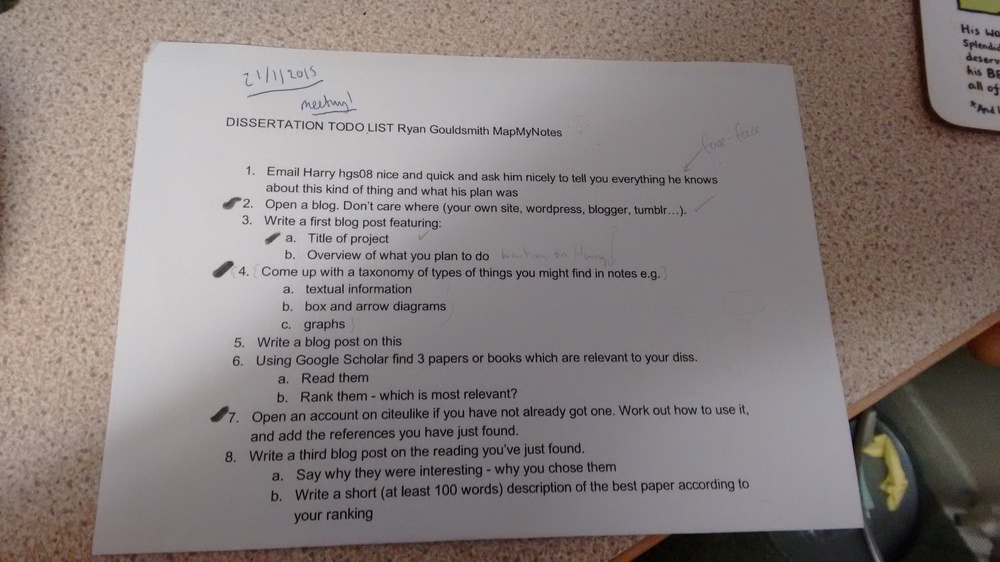
#> input picture tesseract_training_data/open_cv_image_extraction/IMG_20160126_164649138.jpg, 1000 x 562 px, shrunk from 3264 x 1836 before the run
$ python binary_image.py IMG_20160126_164649138.jpg
#> lines starting #> are read from the running program, lines starting #| are printed output that depends on the picture; after the words box and inside, x2 and y2 are one past the last pixel; in counts of white or black regions, pixels touching at a corner belong together
#!/usr/bin/env python
import cv2
import numpy as np
import sys
from matplotlib import pyplot as plt

# BASED ON THE TUTORIAL http://docs.opencv.org/master/d7/d4d/tutorial_py_thresholding.html#gsc.tab=0

img = cv2.imread(sys.argv[1],0)
#> img: shape (562, 1000); min 0, max 215, mean 129.9
older = cv2.medianBlur(img, 5)

kernel = np.ones((5,5),np.uint8)
older = cv2.erode(older,kernel,iterations = 1)


ret,thresh1 = cv2.threshold(older,127,255,cv2.THRESH_BINARY)
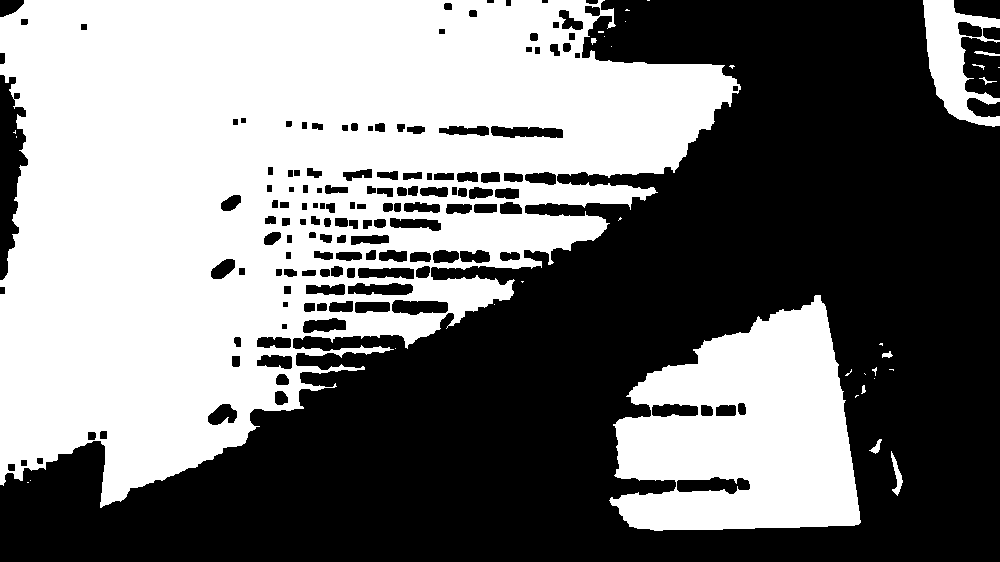
#> thresh1: shape (562, 1000); 47.1% white; 34 white regions (23 under 20 px), largest, box (x1, y1, x2, y2) and area: (0, 0, 741, 508) 219618, (609, 295, 861, 531) 39926, (923, 0, 1000, 127) 4726
ret,thresh2 = cv2.threshold(older,127,255,cv2.THRESH_BINARY_INV)
ret,thresh3 = cv2.threshold(older,127,255,cv2.THRESH_TRUNC)
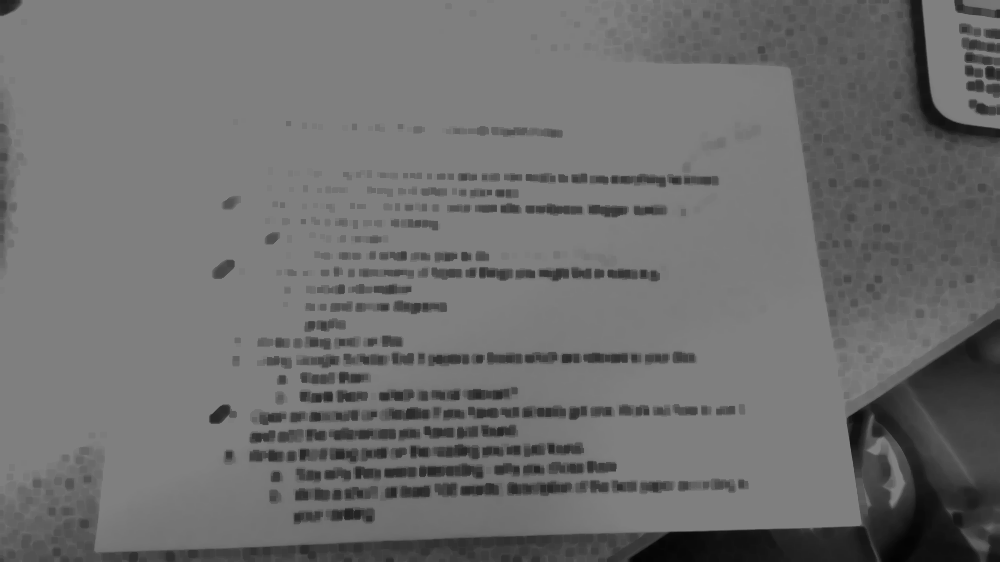
#> thresh3: shape (562, 1000); min 3, max 127, mean 109.8
ret,thresh4 = cv2.threshold(older,127,255,cv2.THRESH_TOZERO)
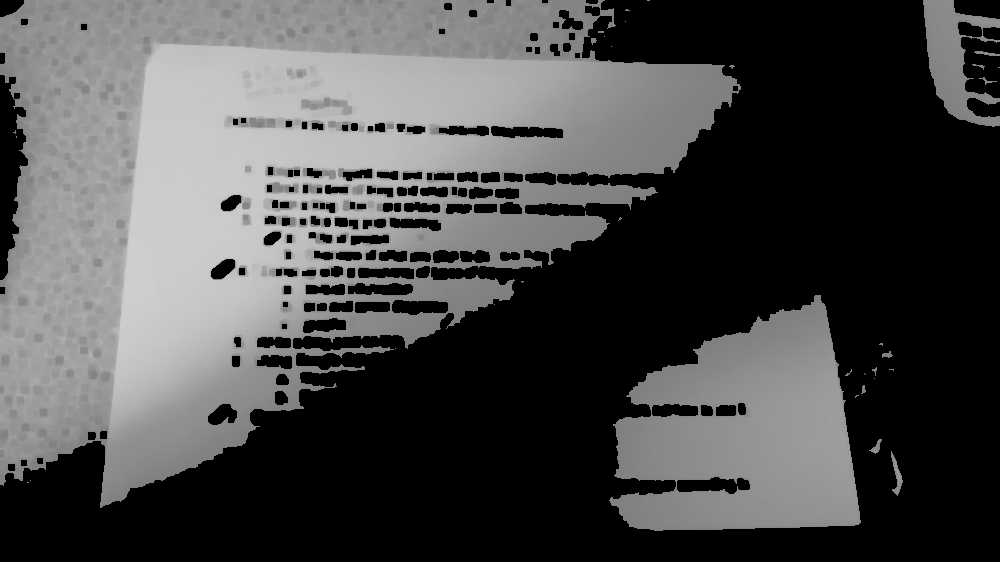
#> thresh4: shape (562, 1000); min 0, max 207, mean 74.6
ret,thresh5 = cv2.threshold(older,127,255,cv2.THRESH_TOZERO_INV)
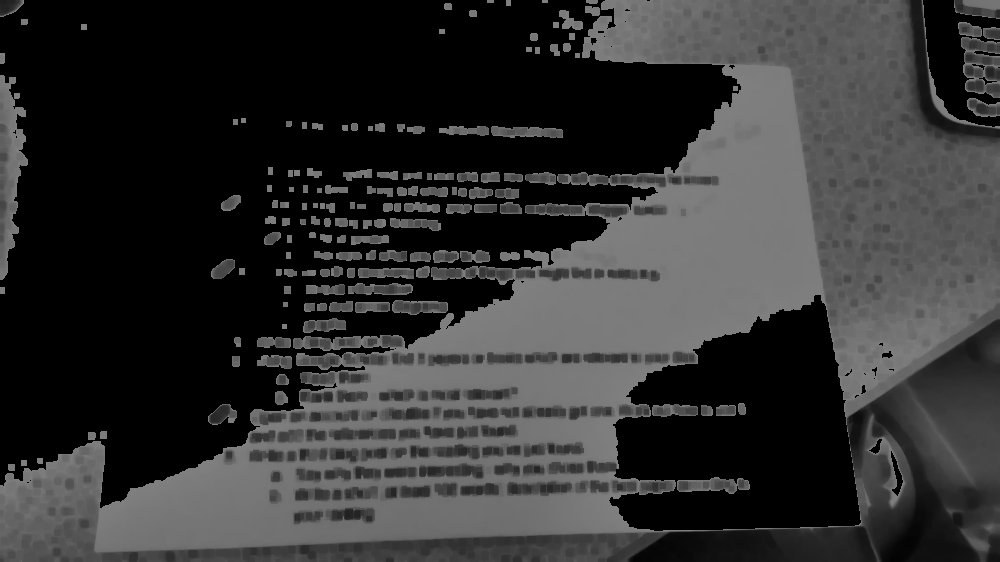
#> thresh5: shape (562, 1000); min 0, max 127, mean 49.9

thresh6 = cv2.adaptiveThreshold(older,255,cv2.ADAPTIVE_THRESH_MEAN_C, cv2.THRESH_BINARY, 9, 2)
#> thresh6: shape (562, 1000); 79.7% white; 2072 black regions (967 under 20 px), largest, box (x1, y1, x2, y2) and area: (85, 496, 642, 562) 4159, (846, 319, 1000, 524) 3600, (909, 0, 1000, 138) 1928

# SEEMS LIKE THE GOOD ONE
thresh7 = cv2.adaptiveThreshold(older, 255, cv2.ADAPTIVE_THRESH_GAUSSIAN_C, cv2.THRESH_BINARY, 23, 2)
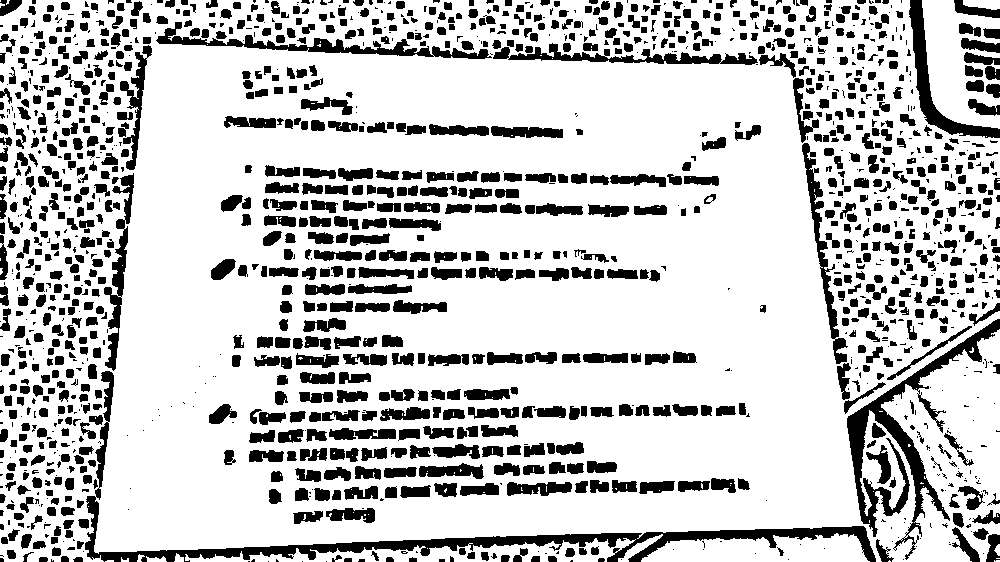
#> thresh7: shape (562, 1000); 77.8% white; 1535 black regions (518 under 20 px), largest, box (x1, y1, x2, y2) and area: (85, 371, 876, 562) 8856, (847, 319, 1000, 560) 5972, (156, 22, 492, 59) 2535

ret2, thresh8 = cv2.threshold(img, 0, 255, cv2.THRESH_BINARY+cv2.THRESH_OTSU)
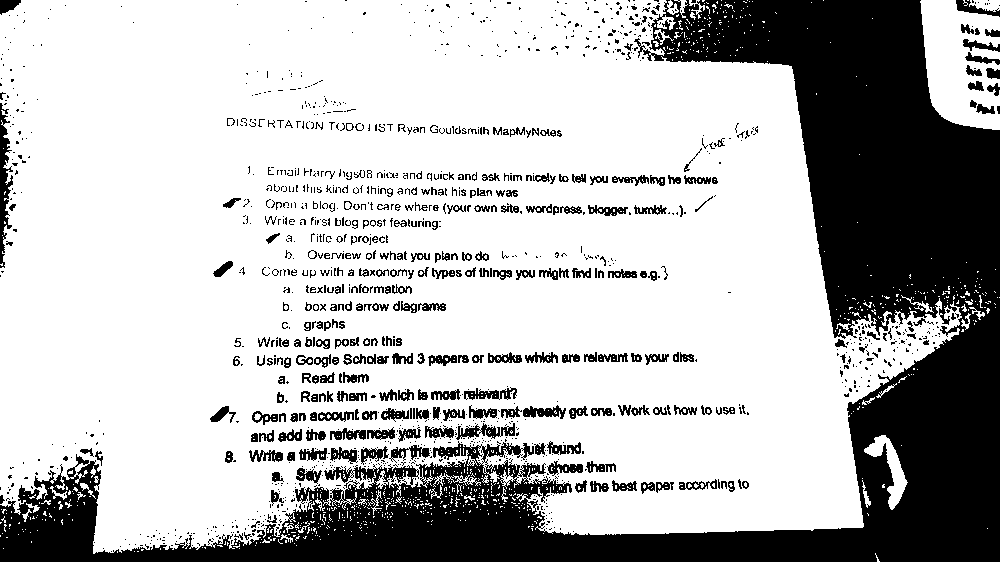
#> thresh8: shape (562, 1000); 72.1% white; 1330 black regions (1015 under 20 px), largest, box (x1, y1, x2, y2) and area: (0, 0, 1000, 562) 129076, (0, 103, 13, 268) 1049, (456, 423, 515, 440) 459
#> ret2 = 114

#blur = cv2.GaussianBlur(img, (3,3), 0)
ret3, thresh9 = cv2.threshold(older, 127,255,cv2.ADAPTIVE_THRESH_MEAN_C+ cv2.THRESH_BINARY+cv2.THRESH_OTSU)
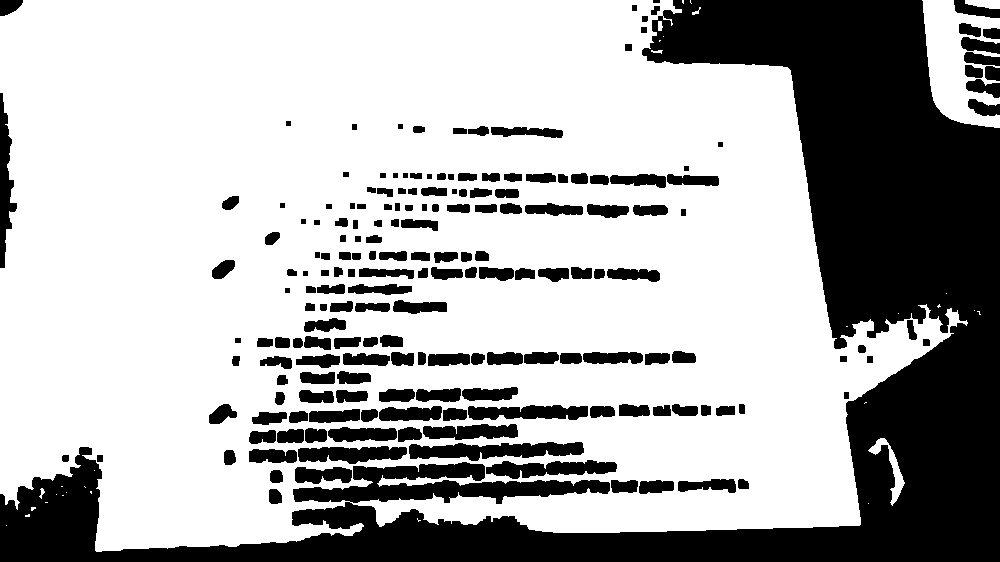
#> thresh9: shape (562, 1000); 68.6% white; 189 black regions, largest, box (x1, y1, x2, y2) and area: (0, 0, 1000, 562) 131111, (409, 442, 584, 461) 2189, (486, 460, 617, 479) 1560
#> ret3 = 111


titles = ['Original Image','BINARY','BINARY_INV','TRUNC','TOZERO','TOZERO_INV', "adaptive mean", "Adaptive gaussian", "Otsu", "Otsu + Gaussian"]
images = [older, thresh1, thresh2, thresh3, thresh4, thresh5, thresh6, thresh7, thresh8, thresh9]
"""
for i in xrange(10):
  plt.subplot(2,5,i+1),plt.imshow(images[i],'gray')
  plt.title(titles[i])
  plt.xticks([]),plt.yticks([])

plt.show()
"""

#cv2.imshow("image", thresh7)

cv2.imwrite("image_test.tif", thresh7)

#cv2.waitKey(0)
#cv2.destroyAllWindows()

$ run again, on tesseract_training_data/open_cv_image_extraction/IMG_20160209_102241409.jpg
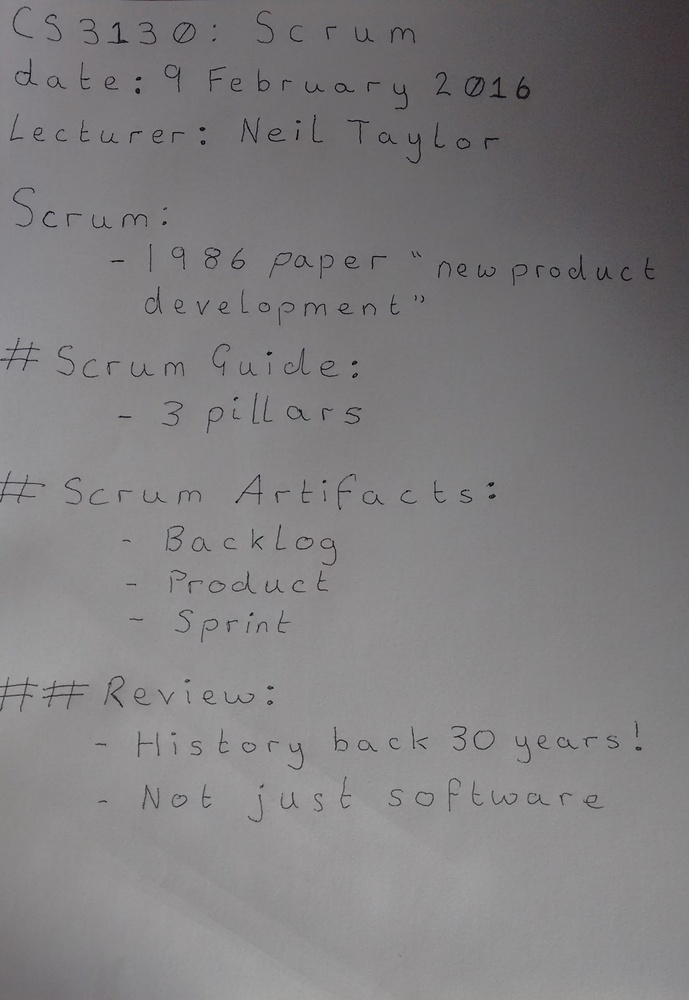
#> input picture tesseract_training_data/open_cv_image_extraction/IMG_20160209_102241409.jpg, 689 x 1000 px, shrunk from 1779 x 2583 before the run
#> `ret,thresh1 = cv2.threshold(older,127,255,cv2.THRESH_BINARY)`:
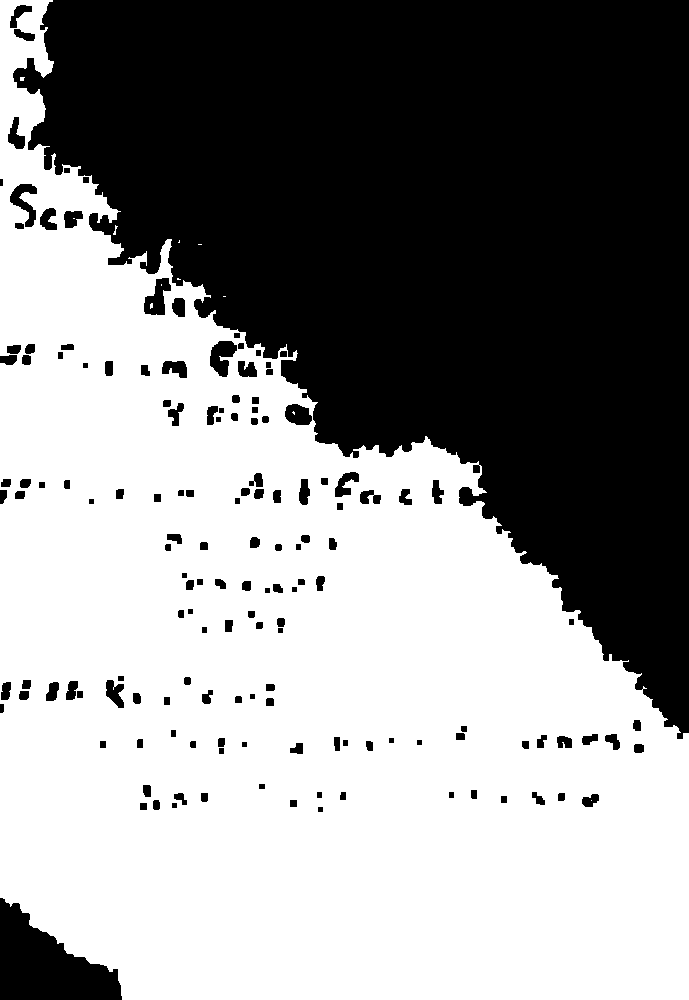
#> thresh1: shape (1000, 689); 56.1% white; 150 black regions, largest, box (x1, y1, x2, y2) and area: (13, 0, 689, 739) 281976, (0, 898, 122, 1000) 7182, (210, 341, 237, 377) 612
#> thresh6: shape (1000, 689); 96.2% white; 903 black regions (433 under 20 px), largest, box (x1, y1, x2, y2) and area: (514, 82, 532, 101) 254, (122, 0, 199, 3) 222, (297, 348, 307, 372) 172
#> thresh7: shape (1000, 689); 95.9% white; 790 black regions (351 under 20 px), largest, box (x1, y1, x2, y2) and area: (514, 82, 532, 101) 274, (122, 0, 199, 3) 224, (41, 209, 57, 230) 176
#> thresh8: shape (1000, 689); 73% white; 531 black regions (376 under 20 px), largest, box (x1, y1, x2, y2) and area: (107, 0, 689, 606) 171096, (0, 940, 70, 1000) 2189, (42, 681, 89, 709) 225
#> ret2 = 116
#> `ret3, thresh9 = cv2.threshold(older, 127,255,cv2.ADAPTIVE_THRESH_MEAN_..`:
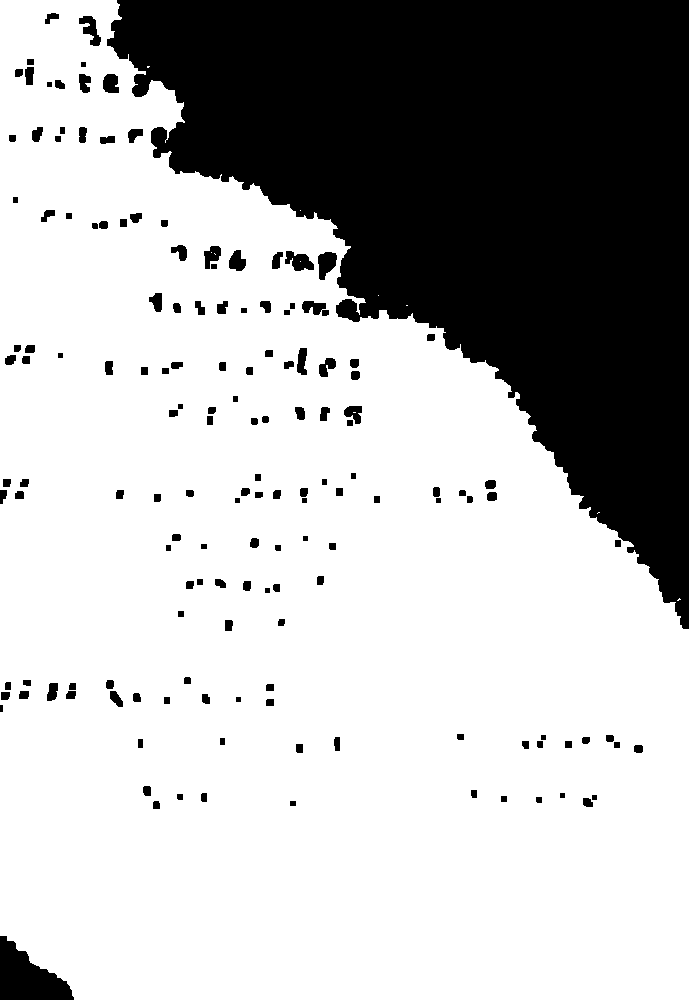
#> thresh9: shape (1000, 689); 70.9% white; 155 black regions, largest, box (x1, y1, x2, y2) and area: (107, 0, 689, 629) 186547, (0, 936, 74, 1000) 2763, (318, 252, 337, 280) 369
#> ret3 = 117

$ run again, on tesseract_training_data/open_cv_image_extraction/TestOtsuImg.jpg
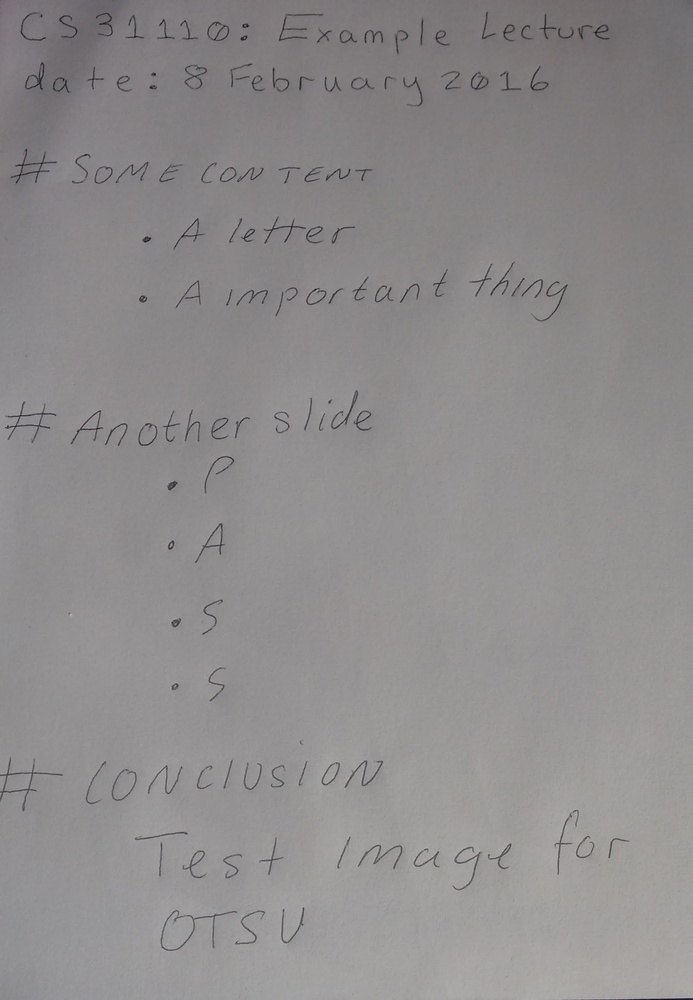
#> input picture tesseract_training_data/open_cv_image_extraction/TestOtsuImg.jpg, 693 x 1000 px, shrunk from 1694 x 2443 before the run
#> `ret,thresh1 = cv2.threshold(older,127,255,cv2.THRESH_BINARY)`:
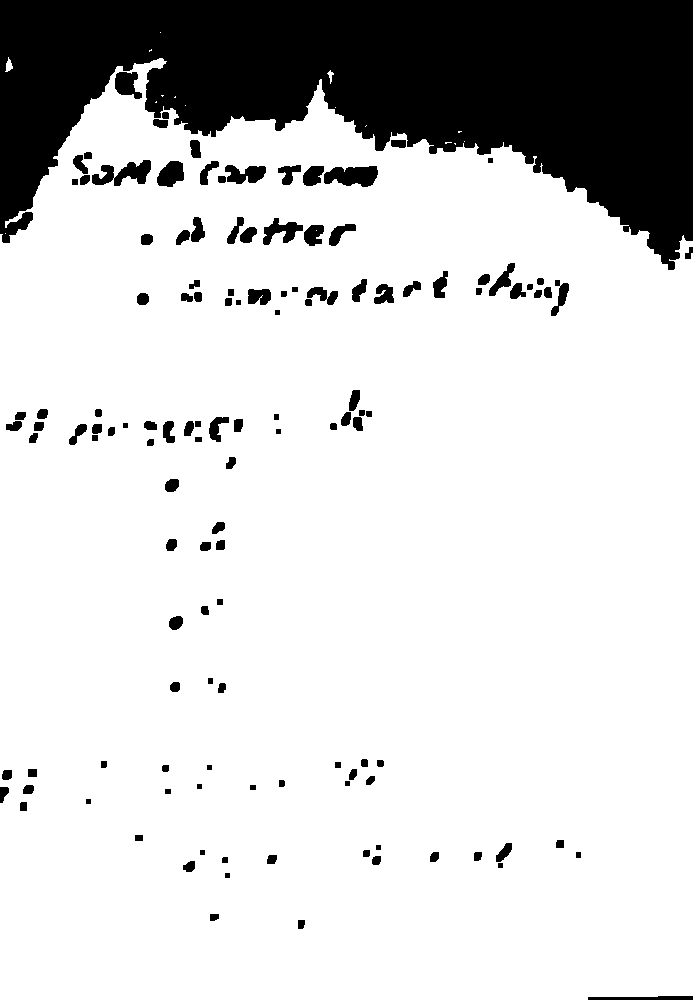
#> thresh1: shape (1000, 693); 82.5% white; 130 black regions, largest, box (x1, y1, x2, y2) and area: (0, 0, 693, 270) 105458, (324, 166, 378, 187) 847, (92, 160, 151, 186) 820
#> thresh6: shape (1000, 693); 96.2% white; 704 black regions (318 under 20 px), largest, box (x1, y1, x2, y2) and area: (580, 996, 693, 1000) 357, (239, 912, 258, 946) 277, (495, 842, 513, 870) 234
#> thresh7: shape (1000, 693); 95.9% white; 582 black regions (227 under 20 px), largest, box (x1, y1, x2, y2) and area: (580, 996, 693, 1000) 357, (239, 912, 258, 946) 309, (157, 842, 165, 879) 245
#> thresh8: shape (1000, 693); 67.7% white; 876 black regions (810 under 20 px), largest, box (x1, y1, x2, y2) and area: (0, 0, 693, 390) 210928, (172, 408, 231, 462) 1127, (136, 410, 181, 457) 604
#> ret2 = 136
#> `ret3, thresh9 = cv2.threshold(older, 127,255,cv2.ADAPTIVE_THRESH_MEAN_..`:
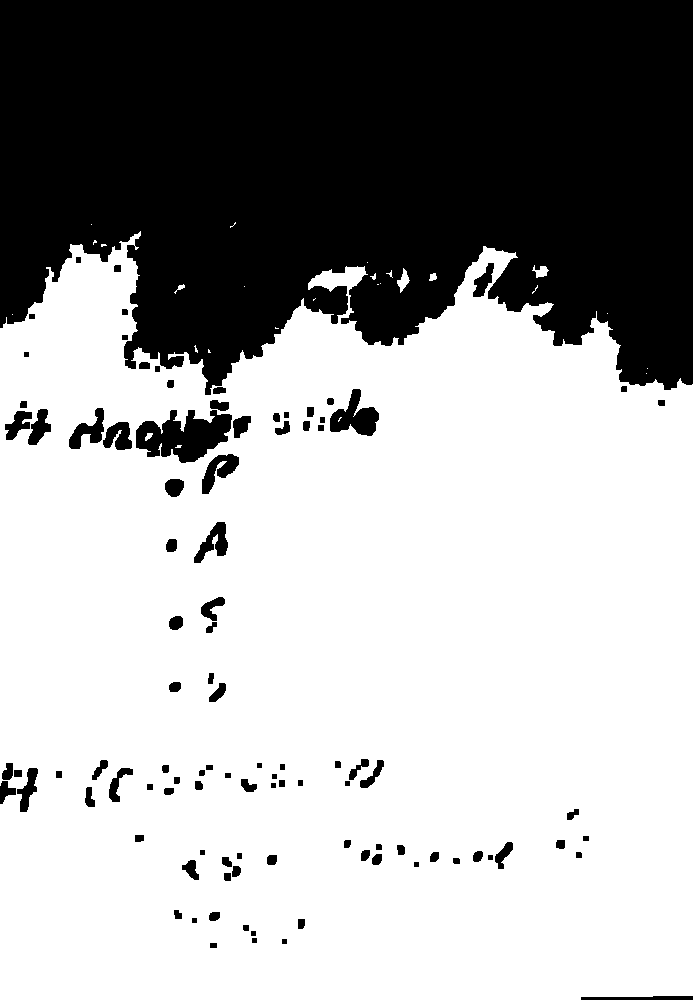
#> thresh9: shape (1000, 693); 65.4% white; 101 black regions, largest, box (x1, y1, x2, y2) and area: (0, 0, 693, 395) 224167, (136, 410, 232, 463) 3147, (330, 389, 379, 436) 1217
